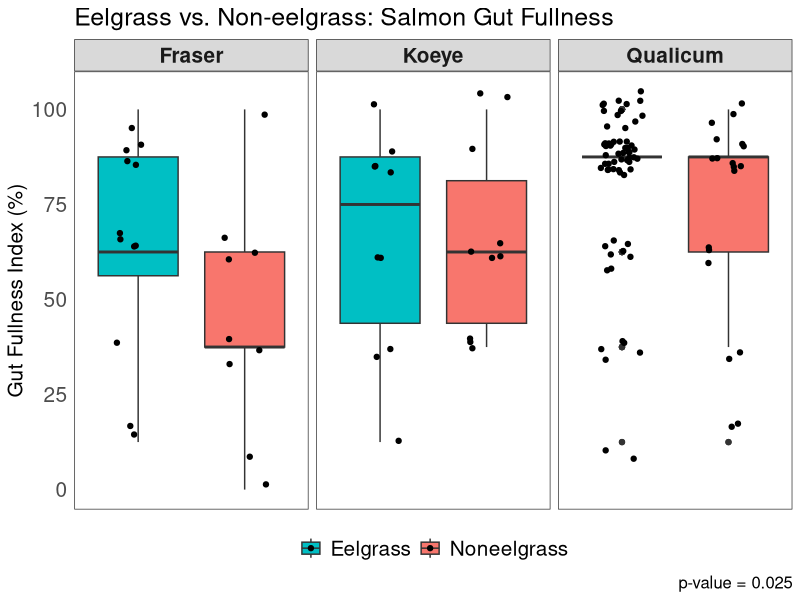
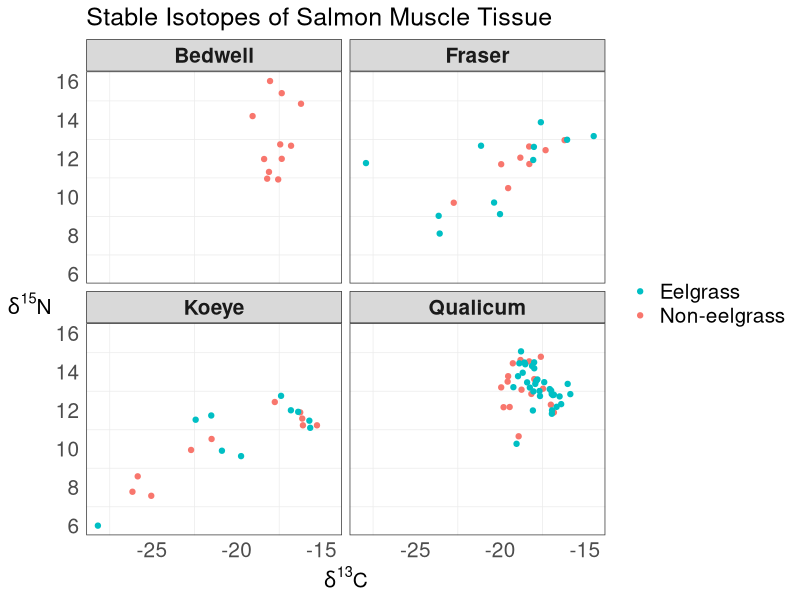

Recreate these plots in R, in order. (Note: this script raises an error after producing the figures.)
#EEEEELGRAAAAASS PROOOOOJEEEEECT

setwd("~/Desktop")
#so it knows where to find my gosh darn files! :)

eelgrass <- read.csv(file="eel.csv", stringsAsFactors=FALSE, strip.white=TRUE, na.strings=c("NA",""))
#upload a simple version of raw data file

library(tidyverse)
#load library for ggplot and whatnot

eel <- mutate(eelgrass, Eelsite = paste(Site, Eelgrass, sep = " "))
#make a variable with both site and habitat, separated by a space

#first we'll work with the gut fullness aspect ~

eel$GFI[which(eel$GFI == "0-25")] <- "0-25%"
#fixing a typo, oopsie!

eel$GFI[which(eel$GFI == "0%")] <- "0"
eel$GFI[which(eel$GFI == "0-25%")] <- "12.5"
eel$GFI[which(eel$GFI == "25-50%")] <- "37.5"
eel$GFI[which(eel$GFI == "50-75%")] <- "62.5"
eel$GFI[which(eel$GFI == "75-100%")] <- "87.5"
eel$GFI[which(eel$GFI == "100%")] <- "100"
#changing ranges to something measurable

eel$GFI <- as.numeric(eel$GFI)
#changing from character to numeric

eel$Eelgrass <- as.factor(eel$Eelgrass)
#changing to factor to reflect the two different "levels"

eel$Eelgrass <- factor(eel$Eelgrass, levels(eel$Eelgrass)[c(2, 1)])
#rearranging levels for the sake of the ggplot visuals

gut <- eel %>%
  group_by(ID) %>%
  summarize(GFI=first(GFI), Eelgrass=first(Eelgrass),
            Site=first(Site), Eelsite=first(Eelsite)) %>%
  filter(Site != "Bedwell")
#need to organize data by each fish not by each prey item per fish
#also want to leave out Bedwell since it is useless for comparing

#Gut Fullness Graph!
ggplot(gut, aes(x=Eelgrass, y=GFI, fill=Eelgrass))+ 
  geom_boxplot()+
  facet_wrap(~Site)+
  labs(y="Gut Fullness Index (%)", x=NULL, caption="p-value = 0.025",
       title="Eelgrass vs. Non-eelgrass: Salmon Gut Fullness")+
  theme_bw()+
  theme(axis.text.x=element_blank(), axis.ticks=element_blank(),
        legend.position = "bottom", legend.title = element_blank(),
        panel.grid = element_blank(),
        axis.text = element_text(size=15),
        axis.title = element_text(size=15),
        legend.text = element_text(size=15),
        title = element_text(size=15),
        strip.text = element_text(size=15, face="bold"))+
  scale_x_discrete(limits=c("Eelgrass", "Noneelgrass")) +
  scale_fill_discrete(breaks=c("Eelgrass", "Noneelgrass"))+
  geom_jitter(width=0.2)

#working on a t-test for GFI values (not including bedwell)
#y1 <- filter(gut, Eelgrass == "Eelgrass")
#ya <- as.vector(y1[["GFI"]])
#create first vector for eelgrass
#y2 <- filter(gut, Eelgrass == "Noneelgrass")
#yb <- as.vector(y2[["GFI"]])
#create second vector for noneelgrass
#yc <- length(ya)-length(yb)
#yd <- rep_len(NA, yc)
#have to have same sample sizes, difference calculated using length
#ye <- c(yb, yd)
#our completed noneelgrass vector with the right sample size
#t.test(ya, ye)
#results give p-value=0.02529, are able to reject null hypothesis!
#hash-tagged out because I don't need to keep running this code.

#switching it up to isotope work now ~

isotope <- read.csv(file="iso.csv", stringsAsFactors=FALSE, strip.white=TRUE, na.strings=c("NA",""))
#loading/reading isotope data in

iso <- mutate(isotope, Eelsite = paste(Site, Eelgrass, sep = " "))
#add variable w/eelgrass site just other dataframe (necessary tho?)

iso$Eelgrass <- as.factor(iso$Eelgrass)
#changing to factor to reflect the two different "levels"

iso$Eelgrass <- factor(iso$Eelgrass, levels(iso$Eelgrass)[c(2, 1)])
#rearranging levels for the sake of the ggplot visuals

#Isotope Graph!
ggplot(iso, aes(carb, nitro))+
  geom_point(aes(color=Eelgrass)) + facet_wrap(~ Site) +
  labs(x=expression(paste(delta^"13","C")),
       y=expression(paste(delta^"15","N")),
       title= "Stable Isotopes of Salmon Muscle Tissue")+
  theme_bw()+
  theme(axis.ticks=element_blank(), legend.title=element_blank(),
        panel.grid.major = element_blank(),
        axis.title = element_text(size=15),
        axis.text = element_text(size=15),
        axis.title.y = element_text(angle = 0, vjust = 0.5),
        legend.text = element_text(size=15),
        title = element_text(size=15),
        strip.text = element_text(size=15, face="bold"))+
  guides(color = guide_legend(reverse = TRUE))
#Still need to change panel titles for this graph too! *****

#working on diet data now, to graph abundance and whatnot! ~

eel$Group <- as.factor(eel$Group)
#changing to factor to reflect the different "levels" of prey items

#replace groups since there's too many
eel$Group[which(eel$Group=="Arachnid")] <- "Insect"
eel$Group[which(eel$Group=="Crustacean")] <- "Arthropod"
eel$Group[which(eel$Group=="Caprellid")] <- "Amphipod"
eel$Group[which(eel$Group=="Corophiid")] <- "Amphipod"
eel$Group[which(eel$Group=="Hyperiid")] <- "Amphipod"
eel$Group[which(eel$Group=="Gammarid")] <- "Amphipod"
eel$Group[which(eel$Group=="Calanoid")] <- "Copepod"
eel$Group[which(eel$Group=="Harpacticoid")] <- "Copepod"
eel$Group[which(eel$Group=="Cyclopoid/Poecilostomatoid")] <- "Copepod"
eel$Group[which(eel$Group=="Malacostracan")] <- "Arthropod"
eel$Group <- as.character(eel$Group) #change to create new "level"
eel$Group[which(eel$Group=="Digested food")] <- "Digested/Other"
eel$Group[which(eel$Group=="Detritus")] <- "Digested/Other"
eel$Group[which(eel$Group=="Diatom")] <- "Digested/Other"
eel$Group[which(eel$Group=="Parasite")] <- "Digested/Other"
eel$Group[which(eel$Group=="Octopus")] <- "Digested/Other"
eel$Group[which(eel$Group=="Cyphonaut")] <- "Digested/Other"
eel$Group[which(eel$Group=="Bivalve")] <- "Digested/Other"
eel$Group[which(eel$Group=="Chaetognath")] <- "Digested/Other"
eel$Group[which(eel$Group=="Polychaete")] <- "Digested/Other"
eel$Group[which(eel$Group=="Pteropod")] <- "Digested/Other"
eel$Group[which(eel$Group=="Jellyfish")] <- "Digested/Other"
eel$Group[which(eel$Group=="Cumacean")] <- "Arthropod"
eel$Group[which(eel$Group=="Euphausiid")] <- "Arthropod"
eel$Group[which(eel$Group=="Isopod")] <- "Arthropod"
eel$Group[which(eel$Group=="Larvacean")] <- "Digested/Other"
eel$Group[which(eel$Group=="Mysid")] <- "Arthropod"
eel$Group[which(eel$Group=="Cladoceran")] <- "Arthropod"
eel$Group[which(eel$Group=="Ostracod")] <- "Arthropod"
#switching the class back and forth gets rid of empty levels
eel$Group <- as.factor(eel$Group)
eel$Group <- as.character(eel$Group)
eel$Group <- as.factor(eel$Group)
levels(eel$Group)
#there, it's more simple to work with now!

#group together prey so there's no repeated rows for multiple prey
filt <- filter(eel, Group=="Amphipod")
amph <- filt %>%
  group_by(filt$ID) %>%
  summarize(ID=first(ID), abd=sum(Abundance), bio=sum(Biomass), Group=first(Group),
            Eelsite=first(Eelsite), Eelgrass=first(Eelgrass), Site=first(Site)) %>%
  select(ID, abd, bio, Group, Eelsite, Eelgrass, Site)
#HOLY GUACAMOLE I THINK I GOT IT TO FINALLY WOOOOORK! FOR REAL THO!

filt <- filter(eel, Group=="Arthropod")
arth <- filt %>%
  group_by(filt$ID) %>%
  summarize(ID=first(ID), abd=sum(Abundance), bio=sum(Biomass), Group=first(Group),
            Eelsite=first(Eelsite), Eelgrass=first(Eelgrass), Site=first(Site)) %>%
  select(ID, abd, bio, Group, Eelsite, Eelgrass, Site)
#first amphipod then arthropod then repeat manually for each prey

filt <- filter(eel, Group=="Barnacle")
barn <- filt %>%
  group_by(filt$ID) %>%
  summarize(ID=first(ID), abd=sum(Abundance), bio=sum(Biomass), Group=first(Group),
            Eelsite=first(Eelsite), Eelgrass=first(Eelgrass), Site=first(Site)) %>%
  select(ID, abd, bio, Group, Eelsite, Eelgrass, Site)

filt <- filter(eel, Group=="Copepod")
cope <- filt %>%
  group_by(filt$ID) %>%
  summarize(ID=first(ID), abd=sum(Abundance), bio=sum(Biomass), Group=first(Group),
            Eelsite=first(Eelsite), Eelgrass=first(Eelgrass), Site=first(Site)) %>%
  select(ID, abd, bio, Group, Eelsite, Eelgrass, Site)

filt <- filter(eel, Group=="Decapod")
deca <- filt %>%
  group_by(filt$ID) %>%
  summarize(ID=first(ID), abd=sum(Abundance), bio=sum(Biomass), Group=first(Group),
            Eelsite=first(Eelsite), Eelgrass=first(Eelgrass), Site=first(Site)) %>%
  select(ID, abd, bio, Group, Eelsite, Eelgrass, Site) %>%
  print(head(deca))

filt <- filter(eel, Group=="Digested/Other")
digf <- filt %>%
  group_by(filt$ID) %>%
  summarize(ID=first(ID), abd=sum(Abundance), bio=sum(Biomass), Group=first(Group),
            Eelsite=first(Eelsite), Eelgrass=first(Eelgrass), Site=first(Site)) %>%
  select(ID, abd, bio, Group, Eelsite, Eelgrass, Site)

filt <- filter(eel, Group=="Fish")
fish <- filt %>%
  group_by(filt$ID) %>%
  summarize(ID=first(ID), abd=sum(Abundance), bio=sum(Biomass), Group=first(Group),
            Eelsite=first(Eelsite), Eelgrass=first(Eelgrass), Site=first(Site)) %>%
  select(ID, abd, bio, Group, Eelsite, Eelgrass, Site)

filt <- filter(eel, Group=="Insect")
inse <- filt %>%
  group_by(filt$ID) %>%
  summarize(ID=first(ID), abd=sum(Abundance), bio=sum(Biomass), Group=first(Group),
            Eelsite=first(Eelsite), Eelgrass=first(Eelgrass), Site=first(Site)) %>%
  select(ID, abd, bio, Group, Eelsite, Eelgrass, Site)

neweel <- rbind(amph, arth, barn, cope, deca, digf, fish, inse)
#my fabulous new dataframe with prey abd and biom grouped together!

str(neweel)
#just double checking that the data is as it should be

#Now... Have to take the ave. abundances for each region/habitat!
filt <- filter(neweel, Group=="Amphipod")
Amph <- filt %>%
  group_by(filt$Eelsite) %>%
  summarize(Eelsite=first(Eelsite), Abd=mean(abd), Bio=mean(bio),
            Group=first(Group),Eelgrass=first(Eelgrass), Site=first(Site)) %>%
  select(Eelsite, Abd, Bio, Group, Eelgrass, Site)
#copying the layout of the last transformation but for diff purpose

filt <- filter(neweel, Group=="Arthropod")
Arth <- filt %>%
  group_by(filt$Eelsite) %>%
  summarize(Eelsite=first(Eelsite), Abd=mean(abd), Bio=mean(bio),
            Group=first(Group),Eelgrass=first(Eelgrass), Site=first(Site)) %>%
  select(Eelsite, Abd, Bio, Group, Eelgrass, Site)
#first amphipod then arthropod then repeat manually for each prey

filt <- filter(neweel, Group=="Barnacle")
Barn <- filt %>%
  group_by(filt$Eelsite) %>%
  summarize(Eelsite=first(Eelsite), Abd=mean(abd), Bio=mean(bio),
            Group=first(Group),Eelgrass=first(Eelgrass), Site=first(Site)) %>%
  select(Eelsite, Abd, Bio, Group, Eelgrass, Site)

filt <- filter(neweel, Group=="Copepod")
Cope <- filt %>%
  group_by(filt$Eelsite) %>%
  summarize(Eelsite=first(Eelsite), Abd=mean(abd), Bio=mean(bio),
            Group=first(Group),Eelgrass=first(Eelgrass), Site=first(Site)) %>%
  select(Eelsite, Abd, Bio, Group, Eelgrass, Site)

filt <- filter(neweel, Group=="Decapod")
Deca <- filt %>%
  group_by(filt$Eelsite) %>%
  summarize(Eelsite=first(Eelsite), Abd=mean(abd), Bio=mean(bio),
            Group=first(Group),Eelgrass=first(Eelgrass), Site=first(Site)) %>%
  select(Eelsite, Abd, Bio, Group, Eelgrass, Site)

filt <- filter(neweel, Group=="Digested/Other")
Digf <- filt %>%
  group_by(filt$Eelsite) %>%
  summarize(Eelsite=first(Eelsite), Abd=mean(abd), Bio=mean(bio),
            Group=first(Group),Eelgrass=first(Eelgrass), Site=first(Site)) %>%
  select(Eelsite, Abd, Bio, Group, Eelgrass, Site)

filt <- filter(neweel, Group=="Fish")
Fish <- filt %>%
  group_by(filt$Eelsite) %>%
  summarize(Eelsite=first(Eelsite), Abd=mean(abd), Bio=mean(bio),
            Group=first(Group),Eelgrass=first(Eelgrass), Site=first(Site)) %>%
  select(Eelsite, Abd, Bio, Group, Eelgrass, Site)

filt <- filter(neweel, Group=="Insect")
Inse <- filt %>%
  group_by(filt$Eelsite) %>%
  summarize(Eelsite=first(Eelsite), Abd=mean(abd), Bio=mean(bio),
            Group=first(Group),Eelgrass=first(Eelgrass), Site=first(Site)) %>%
  select(Eelsite, Abd, Bio, Group, Eelgrass, Site)

eelgr <- rbind(Amph, Arth, Barn, Cope, Deca, Digf, Fish, Inse)
#my fabulous new dataframe with prey Abd and Biom averaged together

str(eelgr)
#making sure it all looks okay and it does! So now, graphing!

eelgr$Eelgrass <- factor(eelgr$Eelgrass, levels(eelgr$Eelgrass)[c(2, 1)])
#putting eelgrass before noneelgrass for this particular plot

eelgr$Eelsite <- as.factor(eelgr$Eelsite)
#rearranging levels for site and eelgrass

eelgr$Eelsite <- factor(eelgr$Eelsite, levels(eelgr$Eelsite)[c(5, 4, 3, 2, 1, 7, 6)])
#re-ordering levels to make it look nice for graphs!

#Raw Abundance Graph
eelgr %>%
  ggplot(aes(Eelsite, Abd))+
  geom_bar(aes(fill=Group), stat="identity")+
  theme_minimal()+
  theme(axis.ticks=element_blank(),
        panel.grid.major = element_blank(),
        title = element_text(size=15),
        axis.text = element_text(size=15),
        legend.text = element_text(size=12))+
  coord_flip() +
  labs(title="Average Prey Abundance", x=NULL,
       y="Ave. Abundance (# of organisms)")+
  guides(fill=guide_legend(title="Prey Group"))
#looks amaze now

#Relative Abundance Graph (100% y scale)
ggplot(eelgr, aes(Eelsite, Abd)) +
  geom_bar(aes(fill=Group), position="fill", stat="identity")+
  theme_minimal()+
  theme(axis.ticks=element_blank(),
        panel.grid = element_blank(),
        title = element_text(size=15),
        axis.text = element_text(size=15),
        legend.text = element_text(size=12))+
  coord_flip() +
  labs(title="Relative Prey Abundance", x=NULL,
       y="Relative Abundance (%)")+
  guides(fill=guide_legend(title="Prey Group"))+
  scale_y_continuous(labels=scales::unit_format("", 100))

#Raw Biomass Graph
eelgr %>%
  ggplot(aes(Eelsite, Bio))+
  geom_bar(aes(fill=Group), stat="identity")+
  theme_minimal()+
  theme(axis.text.x = element_text(),
        axis.ticks=element_blank(),
        panel.grid.major = element_blank(),
        title = element_text(size=15),
        axis.text = element_text(size=15),
        legend.text = element_text(size=12))+
  coord_flip() +
  labs(title="Average Prey Biomass", x=NULL,
       y="Ave. Biomass (Wet weight, mg)")+
  guides(fill=guide_legend(title="Prey Group"))

#Relative Biomass Graph
eelgr %>%
  ggplot(aes(Eelsite, Bio))+
  geom_bar(aes(fill=Group), position = "fill", stat = "identity")+
  theme_minimal()+
  theme(axis.ticks=element_blank(),
        panel.grid = element_blank(),
        title = element_text(size=15),
        axis.text = element_text(size=15),
        legend.text = element_text(size=12))+
  coord_flip() +
  labs(title="Relative Prey Biomass", x=NULL,
       y="Relative Biomass (%)")+
  guides(fill=guide_legend(title="Prey Group"))+
  scale_y_continuous(labels=scales::unit_format("", 100))
ggsave("RELB.jpeg")
setwd("~/Eelgrass Project")
#in order to commit to Github and track saves and changes and etc!

#next step is prey selectivity! then nmds analysis and stuff? idk!

setwd("~/Desktop")
#reset working directory to find new file

invert <- read.csv(file="invertebrates.csv", stringsAsFactors=FALSE, strip.white=TRUE, na.strings=c("NA",""))
#read in invertebrate file

invert $Group <- as.factor(invert$Group)
#change to factor

levels(invert$Group)
#check the groups

eelgrass <- mutate(eelgrass, Eelsite = paste(Site, Eelgrass, sep = " "))
#mutate this dataframe with eelsite as well

eelgrass$Group <- as.factor(eelgrass$Group)
#turn into factor

#change groups to match inverts
eelgrass$Group[which(eelgrass$Group=="Arachnid")] <- "Insect"
eelgrass$Group <- as.character(eelgrass$Group) #change to create new "level"
eelgrass$Group[which(eelgrass$Group=="Crustacean")] <- "Digested/Other"
eelgrass$Group[which(eelgrass$Group=="Corophiid")] <- "Digested/Other"
eelgrass$Group[which(eelgrass$Group=="Malacostracan")] <- "Digested/Other"
eelgrass$Group[which(eelgrass$Group=="Digested food")] <- "Digested/Other"
eelgrass$Group[which(eelgrass$Group=="Detritus")] <- "Digested/Other"
eelgrass$Group[which(eelgrass$Group=="Diatom")] <- "Digested/Other"
eelgrass$Group[which(eelgrass$Group=="Parasite")] <- "Digested/Other"
eelgrass$Group[which(eelgrass$Group=="Octopus")] <- "Digested/Other"
eelgrass$Group[which(eelgrass$Group=="Cyphonaut")] <- "Digested/Other"
eelgrass$Group[which(eelgrass$Group=="Chaetognath")] <- "Digested/Other"
eelgrass$Group[which(eelgrass$Group=="Isopod")] <- "Digested/Other"
eelgrass$Group[which(eelgrass$Group=="Arthropod")] <- "Digested/Other"
eelgrass$Group[which(eelgrass$Group=="Amphipod")] <- "Digested/Other"
eelgrass$Group[which(eelgrass$Group=="Copepod")] <- "Digested/Other"
#switching the class back and forth gets rid of empty levels
eelgrass$Group <- as.factor(eelgrass$Group)
eelgrass$Group <- as.character(eelgrass$Group)
eelgrass$Group <- as.factor(eelgrass$Group)
levels(eelgrass$Group)
#there, inverts and stom data have matching groups now

#group prey together so there's no repeating rows
filt <- filter(eelgrass, Group=="Barnacle")
barn <- filt %>%
  group_by(filt$ID) %>%
  summarize(ID=first(ID), abd=sum(Abundance), Group=first(Group),
            Eelsite=first(Eelsite), Eelgrass=first(Eelgrass), Site=first(Site)) %>%
  select(ID, abd, Group, Eelsite, Eelgrass, Site)
#manually repeating each step is the best way I know how to do it.
filt <- filter(eelgrass, Group=="Bivalve")
biv <- filt %>%
  group_by(filt$ID) %>%
  summarize(ID=first(ID), abd=sum(Abundance), Group=first(Group),
            Eelsite=first(Eelsite), Eelgrass=first(Eelgrass), Site=first(Site)) %>%
  select(ID, abd, Group, Eelsite, Eelgrass, Site)

filt <- filter(eelgrass, Group=="Calanoid")
cal <- filt %>%
  group_by(filt$ID) %>%
  summarize(ID=first(ID), abd=sum(Abundance), Group=first(Group),
            Eelsite=first(Eelsite), Eelgrass=first(Eelgrass), Site=first(Site)) %>%
  select(ID, abd, Group, Eelsite, Eelgrass, Site)

filt <- filter(eelgrass, Group=="Caprellid")
capr <- filt %>%
  group_by(filt$ID) %>%
  summarize(ID=first(ID), abd=sum(Abundance), Group=first(Group),
            Eelsite=first(Eelsite), Eelgrass=first(Eelgrass), Site=first(Site)) %>%
  select(ID, abd, Group, Eelsite, Eelgrass, Site)

filt <- filter(eelgrass, Group=="Cladoceran")
clad <- filt %>%
  group_by(filt$ID) %>%
  summarize(ID=first(ID), abd=sum(Abundance), Group=first(Group),
            Eelsite=first(Eelsite), Eelgrass=first(Eelgrass), Site=first(Site)) %>%
  select(ID, abd, Group, Eelsite, Eelgrass, Site)

filt <- filter(eelgrass, Group=="Cumacean")
cuma <- filt %>%
  group_by(filt$ID) %>%
  summarize(ID=first(ID), abd=sum(Abundance), Group=first(Group),
            Eelsite=first(Eelsite), Eelgrass=first(Eelgrass), Site=first(Site)) %>%
  select(ID, abd, Group, Eelsite, Eelgrass, Site)

filt <- filter(eelgrass, Group=="Cyclopoid/Poecilostomatoid")
cycl <- filt %>%
  group_by(filt$ID) %>%
  summarize(ID=first(ID), abd=sum(Abundance), Group=first(Group),
            Eelsite=first(Eelsite), Eelgrass=first(Eelgrass), Site=first(Site)) %>%
  select(ID, abd, Group, Eelsite, Eelgrass, Site)

filt <- filter(eelgrass, Group=="Decapod")
deca <- filt %>%
  group_by(filt$ID) %>%
  summarize(ID=first(ID), abd=sum(Abundance), Group=first(Group),
            Eelsite=first(Eelsite), Eelgrass=first(Eelgrass), Site=first(Site)) %>%
  select(ID, abd, Group, Eelsite, Eelgrass, Site)

filt <- filter(eelgrass, Group=="Digested/Other")
digf <- filt %>%
  group_by(filt$ID) %>%
  summarize(ID=first(ID), abd=sum(Abundance), Group=first(Group),
            Eelsite=first(Eelsite), Eelgrass=first(Eelgrass), Site=first(Site)) %>%
  select(ID, abd, Group, Eelsite, Eelgrass, Site)

filt <- filter(eelgrass, Group=="Euphausiid")
euph <- filt %>%
  group_by(filt$ID) %>%
  summarize(ID=first(ID), abd=sum(Abundance), Group=first(Group),
            Eelsite=first(Eelsite), Eelgrass=first(Eelgrass), Site=first(Site)) %>%
  select(ID, abd, Group, Eelsite, Eelgrass, Site)

filt <- filter(eelgrass, Group=="Fish")
fish <- filt %>%
  group_by(filt$ID) %>%
  summarize(ID=first(ID), abd=sum(Abundance), Group=first(Group),
            Eelsite=first(Eelsite), Eelgrass=first(Eelgrass), Site=first(Site)) %>%
  select(ID, abd, Group, Eelsite, Eelgrass, Site)

filt <- filter(eelgrass, Group=="Gammarid")
gam <- filt %>%
  group_by(filt$ID) %>%
  summarize(ID=first(ID), abd=sum(Abundance), Group=first(Group),
            Eelsite=first(Eelsite), Eelgrass=first(Eelgrass), Site=first(Site)) %>%
  select(ID, abd, Group, Eelsite, Eelgrass, Site)

filt <- filter(eelgrass, Group=="Harpacticoid")
harp <- filt %>%
  group_by(filt$ID) %>%
  summarize(ID=first(ID), abd=sum(Abundance), Group=first(Group),
            Eelsite=first(Eelsite), Eelgrass=first(Eelgrass), Site=first(Site)) %>%
  select(ID, abd, Group, Eelsite, Eelgrass, Site)

filt <- filter(eelgrass, Group=="Hyperiid")
hyp <- filt %>%
  group_by(filt$ID) %>%
  summarize(ID=first(ID), abd=sum(Abundance), Group=first(Group),
            Eelsite=first(Eelsite), Eelgrass=first(Eelgrass), Site=first(Site)) %>%
  select(ID, abd, Group, Eelsite, Eelgrass, Site)

filt <- filter(eelgrass, Group=="Insect")
ins <- filt %>%
  group_by(filt$ID) %>%
  summarize(ID=first(ID), abd=sum(Abundance), Group=first(Group),
            Eelsite=first(Eelsite), Eelgrass=first(Eelgrass), Site=first(Site)) %>%
  select(ID, abd, Group, Eelsite, Eelgrass, Site)

filt <- filter(eelgrass, Group=="Jellyfish")
jell <- filt %>%
  group_by(filt$ID) %>%
  summarize(ID=first(ID), abd=sum(Abundance), Group=first(Group),
            Eelsite=first(Eelsite), Eelgrass=first(Eelgrass), Site=first(Site)) %>%
  select(ID, abd, Group, Eelsite, Eelgrass, Site)

filt <- filter(eelgrass, Group=="Larvacean")
larv <- filt %>%
  group_by(filt$ID) %>%
  summarize(ID=first(ID), abd=sum(Abundance), Group=first(Group),
            Eelsite=first(Eelsite), Eelgrass=first(Eelgrass), Site=first(Site)) %>%
  select(ID, abd, Group, Eelsite, Eelgrass, Site)

filt <- filter(eelgrass, Group=="Mysid")
mys <- filt %>%
  group_by(filt$ID) %>%
  summarize(ID=first(ID), abd=sum(Abundance), Group=first(Group),
            Eelsite=first(Eelsite), Eelgrass=first(Eelgrass), Site=first(Site)) %>%
  select(ID, abd, Group, Eelsite, Eelgrass, Site)

filt <- filter(eelgrass, Group=="Ostracod")
ostr <- filt %>%
  group_by(filt$ID) %>%
  summarize(ID=first(ID), abd=sum(Abundance), Group=first(Group),
            Eelsite=first(Eelsite), Eelgrass=first(Eelgrass), Site=first(Site)) %>%
  select(ID, abd, Group, Eelsite, Eelgrass, Site)

filt <- filter(eelgrass, Group=="Polychaete")
poly <- filt %>%
  group_by(filt$ID) %>%
  summarize(ID=first(ID), abd=sum(Abundance), Group=first(Group),
            Eelsite=first(Eelsite), Eelgrass=first(Eelgrass), Site=first(Site)) %>%
  select(ID, abd, Group, Eelsite, Eelgrass, Site)

filt <- filter(eelgrass, Group=="Pteropod")
pter <- filt %>%
  group_by(filt$ID) %>%
  summarize(ID=first(ID), abd=sum(Abundance), Group=first(Group),
            Eelsite=first(Eelsite), Eelgrass=first(Eelgrass), Site=first(Site)) %>%
  select(ID, abd, Group, Eelsite, Eelgrass, Site)

eelgrass2 <- rbind(barn, biv, cal, capr, clad, cuma, cycl, deca,
                   digf, euph, fish, gam, harp, hyp, ins, jell,
                   larv, mys, ostr, poly, pter) #new dataframe!

str(eelgrass2)
#check that it all worked out okay

#now we need the proportions for each site to compare w inverts!
filt <- filter(eelgrass2, Eelsite == "Qualicum Eelgrass")
QE <- filt %>%
  group_by(Group) %>%
  summarize(Abd=mean(abd), Total=sum(abd), Proportion=Abd/Total*100,
            Eelsite=first(Eelsite), Eelgrass=first(Eelgrass), Site=first(Site)) %>%
  select(Eelsite, Proportion, Group, Eelgrass, Site)
#one for each site
filt <- filter(eelgrass2, Eelsite == "Qualicum Noneelgrass")
QN <- filt %>%
  group_by(Group) %>%
  summarize(Abd=mean(abd), Total=sum(abd), Proportion=Abd/Total*100,
            Eelsite=first(Eelsite), Eelgrass=first(Eelgrass), Site=first(Site)) %>%
  select(Eelsite, Proportion, Group, Eelgrass, Site)

filt <- filter(eelgrass2, Eelsite == "Fraser Eelgrass")
FE <- filt %>%
  group_by(Group) %>%
  summarize(Abd=mean(abd), Total=sum(abd), Proportion=Abd/Total*100,
            Eelsite=first(Eelsite), Eelgrass=first(Eelgrass), Site=first(Site)) %>%
  select(Eelsite, Proportion, Group, Eelgrass, Site)

filt <- filter(eelgrass2, Eelsite == "Fraser Noneelgrass")
FN <- filt %>%
  group_by(Group) %>%
  summarize(Abd=mean(abd), Total=sum(abd), Proportion=Abd/Total*100,
            Eelsite=first(Eelsite), Eelgrass=first(Eelgrass), Site=first(Site)) %>%
  select(Eelsite, Proportion, Group, Eelgrass, Site)

filt <- filter(eelgrass2, Eelsite == "Koeye Eelgrass")
KE <- filt %>%
  group_by(Group) %>%
  summarize(Abd=mean(abd), Total=sum(abd), Proportion=Abd/Total*100,
            Eelsite=first(Eelsite), Eelgrass=first(Eelgrass), Site=first(Site)) %>%
  select(Eelsite, Proportion, Group, Eelgrass, Site)

filt <- filter(eelgrass2, Eelsite == "Koeye Noneelgrass")
KN <- filt %>%
  group_by(Group) %>%
  summarize(Abd=mean(abd), Total=sum(abd), Proportion=Abd/Total*100,
            Eelsite=first(Eelsite), Eelgrass=first(Eelgrass), Site=first(Site)) %>%
  select(Eelsite, Proportion, Group, Eelgrass, Site)

filt <- filter(eelgrass2, Eelsite == "Bedwell noneelgrass")
BN <- filt %>%
  group_by(Group) %>%
  summarize(Abd=mean(abd), Total=sum(abd), Proportion=Abd/Total*100,
            Eelsite=first(Eelsite), Eelgrass=first(Eelgrass), Site=first(Site)) %>%
  select(Eelsite, Proportion, Group, Eelgrass, Site)

sites <- rbind(QE, QN, FE, FN, KE, KN, BN)
#combine into dataframe
str(sites)
#make sure it worked

#sites$inpro <- invert$Proportion[match(sites$Eelsite, invert$Eelsite)]
#match info from dataframes together, not correct way to do it?

#str(sites$inpro)
#summary(sites$inpro)
#check if it worked, it didn't, I give up for now...
